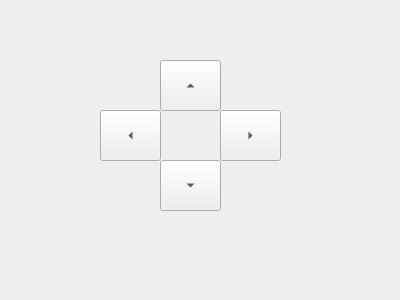
<?xml version="1.0" encoding="UTF-8"?>
<ui version="4.0">
 <class>DControlPad</class>
 <widget class="QDialog" name="DControlPad">
  <property name="geometry">
   <rect>
    <x>0</x>
    <y>0</y>
    <width>400</width>
    <height>300</height>
   </rect>
  </property>
  <property name="windowTitle">
   <string>Dialog</string>
  </property>
  <widget class="QToolButton" name="btnArriba">
   <property name="geometry">
    <rect>
     <x>160</x>
     <y>60</y>
     <width>61</width>
     <height>51</height>
    </rect>
   </property>
   <property name="text">
    <string/>
   </property>
   <property name="iconSize">
    <size>
     <width>16</width>
     <height>16</height>
    </size>
   </property>
   <property name="autoRaise">
    <bool>false</bool>
   </property>
   <property name="arrowType">
    <enum>Qt::UpArrow</enum>
   </property>
  </widget>
  <widget class="QToolButton" name="btnAbajo">
   <property name="geometry">
    <rect>
     <x>160</x>
     <y>160</y>
     <width>61</width>
     <height>51</height>
    </rect>
   </property>
   <property name="text">
    <string/>
   </property>
   <property name="arrowType">
    <enum>Qt::DownArrow</enum>
   </property>
  </widget>
  <widget class="QToolButton" name="btnDerecha">
   <property name="geometry">
    <rect>
     <x>220</x>
     <y>110</y>
     <width>61</width>
     <height>51</height>
    </rect>
   </property>
   <property name="text">
    <string/>
   </property>
   <property name="arrowType">
    <enum>Qt::RightArrow</enum>
   </property>
  </widget>
  <widget class="QToolButton" name="btnIzquierda">
   <property name="geometry">
    <rect>
     <x>100</x>
     <y>110</y>
     <width>61</width>
     <height>51</height>
    </rect>
   </property>
   <property name="text">
    <string/>
   </property>
   <property name="arrowType">
    <enum>Qt::LeftArrow</enum>
   </property>
  </widget>
 </widget>
 <resources/>
 <connections/>
</ui>
